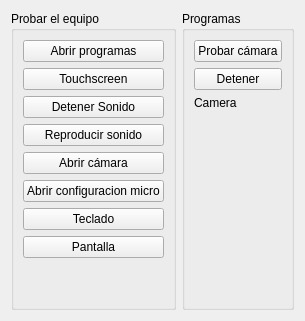
      <widget class="QWidget" name="tab_4">
       <attribute name="title">
        <string>Herramientas</string>
       </attribute>
       <layout class="QHBoxLayout" name="horizontalLayout_6">
        <item>
         <widget class="QGroupBox" name="groupBox_7">
          <property name="title">
           <string>Probar el equipo</string>
          </property>
          <layout class="QVBoxLayout" name="verticalLayout_6">
           <item>
            <widget class="QPushButton" name="BtnOpenPrograms">
             <property name="text">
              <string>Abrir programas</string>
             </property>
            </widget>
           </item>
           <item>
            <widget class="QPushButton" name="BtnTestTouchscreen">
             <property name="text">
              <string>Touchscreen</string>
             </property>
            </widget>
           </item>
           <item>
            <widget class="QPushButton" name="BtnStopTestSpeakers">
             <property name="enabled">
              <bool>true</bool>
             </property>
             <property name="text">
              <string>Detener Sonido</string>
             </property>
            </widget>
           </item>
           <item>
            <widget class="QPushButton" name="BtnTestSpeakers">
             <property name="text">
              <string>Reproducir sonido</string>
             </property>
            </widget>
           </item>
           <item>
            <widget class="QPushButton" name="BtnTestCamera">
             <property name="text">
              <string>Abrir cámara</string>
             </property>
            </widget>
           </item>
           <item>
            <widget class="QPushButton" name="BtnTestMicrophone">
             <property name="text">
              <string>Abrir configuracion micro</string>
             </property>
            </widget>
           </item>
           <item>
            <widget class="QPushButton" name="BtnTestKeyboard">
             <property name="text">
              <string>Teclado</string>
             </property>
            </widget>
           </item>
           <item>
            <widget class="QPushButton" name="BtnTestScreen">
             <property name="text">
              <string>Pantalla</string>
             </property>
            </widget>
           </item>
           <item>
            <spacer name="verticalSpacer_4">
             <property name="orientation">
              <enum>Qt::Vertical</enum>
             </property>
             <property name="sizeHint" stdset="0">
              <size>
               <width>20</width>
               <height>40</height>
              </size>
             </property>
            </spacer>
           </item>
          </layout>
         </widget>
        </item>
        <item>
         <widget class="QGroupBox" name="groupBox_8">
          <property name="title">
           <string>Programas</string>
          </property>
          <layout class="QVBoxLayout" name="verticalLayout_22">
           <item>
            <widget class="QPushButton" name="BtnStartCameraCapture">
             <property name="text">
              <string>Probar cámara</string>
             </property>
            </widget>
           </item>
           <item>
            <widget class="QPushButton" name="BtnStopCameraCapture">
             <property name="text">
              <string>Detener</string>
             </property>
            </widget>
           </item>
           <item>
            <widget class="QLabel" name="CameraLabel">
             <property name="text">
              <string>Camera</string>
             </property>
            </widget>
           </item>
           <item>
            <spacer name="verticalSpacer_5">
             <property name="orientation">
              <enum>Qt::Vertical</enum>
             </property>
             <property name="sizeHint" stdset="0">
              <size>
               <width>20</width>
               <height>40</height>
              </size>
             </property>
            </spacer>
           </item>
          </layout>
         </widget>
        </item>
       </layout>
      </widget>
